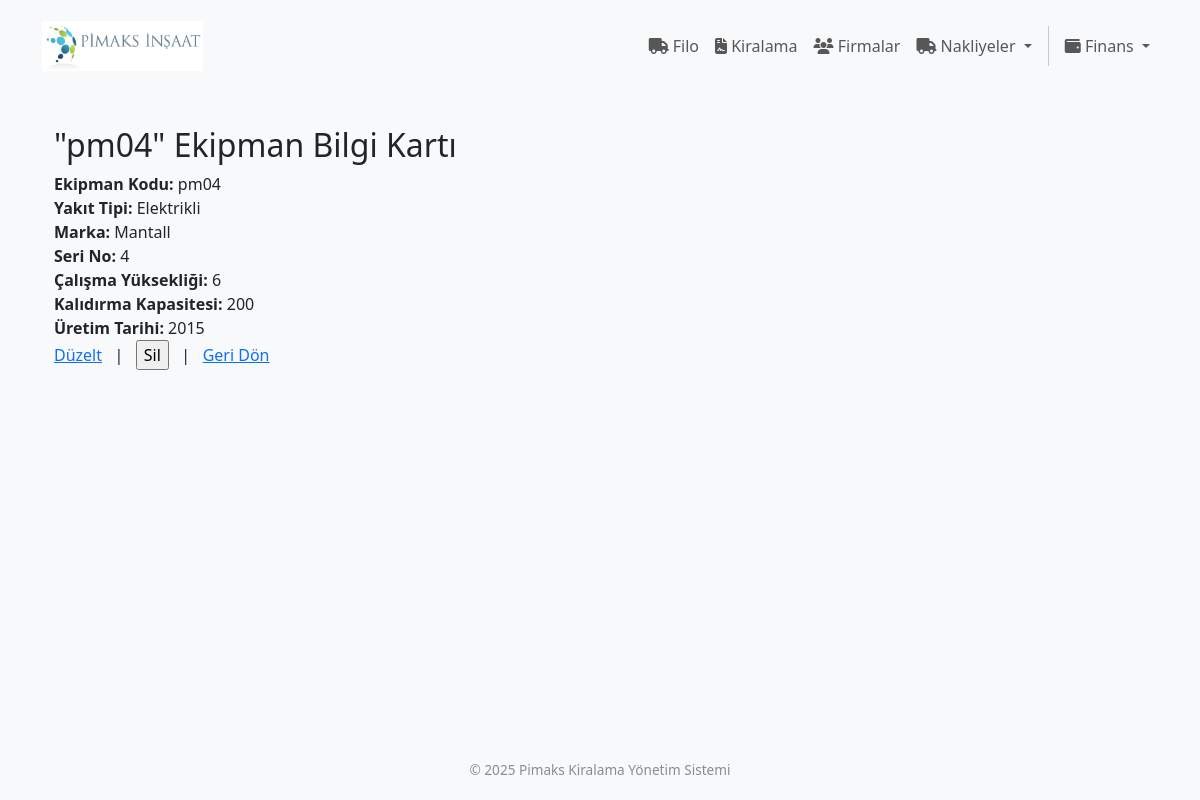
The app's page /filo/bilgi/1 with its own data.
### app/filo/models.py (models this page shows, shortened)
class Ekipman(db.Model):
    __tablename__ = 'ekipman'
    id = db.Column(db.Integer, primary_key=True)
    kod = db.Column(db.String(100), unique=True, nullable=False, index=True)
    yakit = db.Column(db.String(50), nullable=False, default='')
    tipi = db.Column(db.String(100), nullable=False, default='')
    marka = db.Column(db.String(100), nullable=False)
    model = db.Column(db.String(100), nullable=True, default='')
    seri_no = db.Column(db.String(100), nullable=False, index=True)
    calisma_yuksekligi = db.Column(db.Integer, nullable=False)
    kaldirma_kapasitesi = db.Column(db.Integer, nullable=False)
    uretim_tarihi = db.Column(db.String(100), nullable=False)
    calisma_durumu = db.Column(db.String(50), nullable=False, default='bosta')
    giris_maliyeti = db.Column(db.String(50), nullable=True, default='0')
    para_birimi = db.Column(db.String(3), nullable=False, default='TRY')
    is_active = db.Column(db.Boolean, default=True, nullable=False)
    firma_tedarikci_id = db.Column(db.Integer, db.ForeignKey('firma.id'), nullable=True)
    firma_tedarikci = db.relationship('Firma', back_populates='tedarik_edilen_ekipmanlar', foreign_keys=[firma_tedarikci_id])
    kiralama_kalemleri = db.relationship(
        'KiralamaKalemi',
        back_populates='ekipman',
        foreign_keys='KiralamaKalemi.ekipman_id',
        cascade="all, delete-orphan"
    )
    bakim_kayitlari = db.relationship('BakimKaydi', back_populates='ekipman', cascade="all, delete-orphan")
    __table_args__ = (db.UniqueConstraint('firma_tedarikci_id', 'seri_no', name='_tedarikci_seri_no_uc'),)
    swap_cikis_kayitlari = db.relationship('MakineDegisim', foreign_keys='MakineDegisim.eski_ekipman_id', backref='eski_ekipman', lazy='dynamic')
    swap_giris_kayitlari = db.relationship('MakineDegisim', foreign_keys='MakineDegisim.yeni_ekipman_id', backref='yeni_ekipman', lazy='dynamic')

### app/filo/routes.py (the view)
@filo_bp.route('/bilgi/<int:id>', methods=['GET'])
def bilgi(id):
    ekipman = Ekipman.query.filter(
        Ekipman.id == id,
        Ekipman.firma_tedarikci_id.is_(None)
    ).options(
        subqueryload(Ekipman.kiralama_kalemleri).options(
            joinedload(KiralamaKalemi.kiralama).joinedload(Kiralama.firma_musteri)
        )
    ).first_or_404()
    kalemler = sorted(ekipman.kiralama_kalemleri, key=lambda k: k.id, reverse=True)
    return render_template('filo/bilgi.html', ekipman=ekipman, kalemler=kalemler)

### app/templates/filo/bilgi.html (shortened to what this page needs)
{% extends "base.html" %}
{% block content %}
<div class="container">
    <h2>"{{ekipman.kod }}" Ekipman Bilgi Kartı</h2>
    <div class="info-group">
        <strong>Ekipman Kodu:</strong> {{ekipman.kod }}
    </div>
    <div class="info-group">
        <strong>Yakıt Tipi:</strong> {{ ekipman.yakit }}
    </div>
    <div class="info-group">
        <strong>Marka:</strong> {{ ekipman.marka }}
    </div>
    <div class="info-group">
        <strong>Seri No:</strong> {{ ekipman.seri_no }}
    </div>
    <div class="info-group">
        <strong>Çalışma Yüksekliği:</strong> {{ ekipman.calisma_yuksekligi }}
    </div>
     <div class="info-group">
        <strong>Kalıdırma Kapasitesi:</strong> {{ ekipman.kaldirma_kapasitesi }}
    </div>
    <div class="info-group">
        <strong>Üretim Tarihi:</strong> {{ ekipman.uretim_tarihi }}
    </div>
        <div class="btn-container">
        <a href="{{ url_for('filo.duzelt', id=ekipman.id) }}" >Düzelt</a>
         &nbsp; | &nbsp;
        <form action="{{ url_for('filo.sil', id=ekipman.id) }}" method="POST" style="display:inline;">
          <input type="submit" class="btn-danger" value="Sil" onclick="return confirm('Bu ekipmanı silmek istediğinizden emin misiniz?')">
        </form>
          &nbsp; | &nbsp;
          <a href="{{ url_for('filo.index') }}" >Geri Dön</a>
        </div>
</div>
{% endblock %}

### app/templates/base.html (style rules this page uses)
body { font-family: 'Segoe UI', Tahoma, Geneva, Verdana, sans-serif; background-color: #f8f9fa; min-height: 100vh; display: flex; flex-direction: column; }

### records on screen
Ekipman: kod "pm04", yakit "Elektrikli", marka "Mantall", seri_no "4", calisma_yuksekligi "6", kaldirma_kapasitesi "200", uretim_tarihi "2015"
